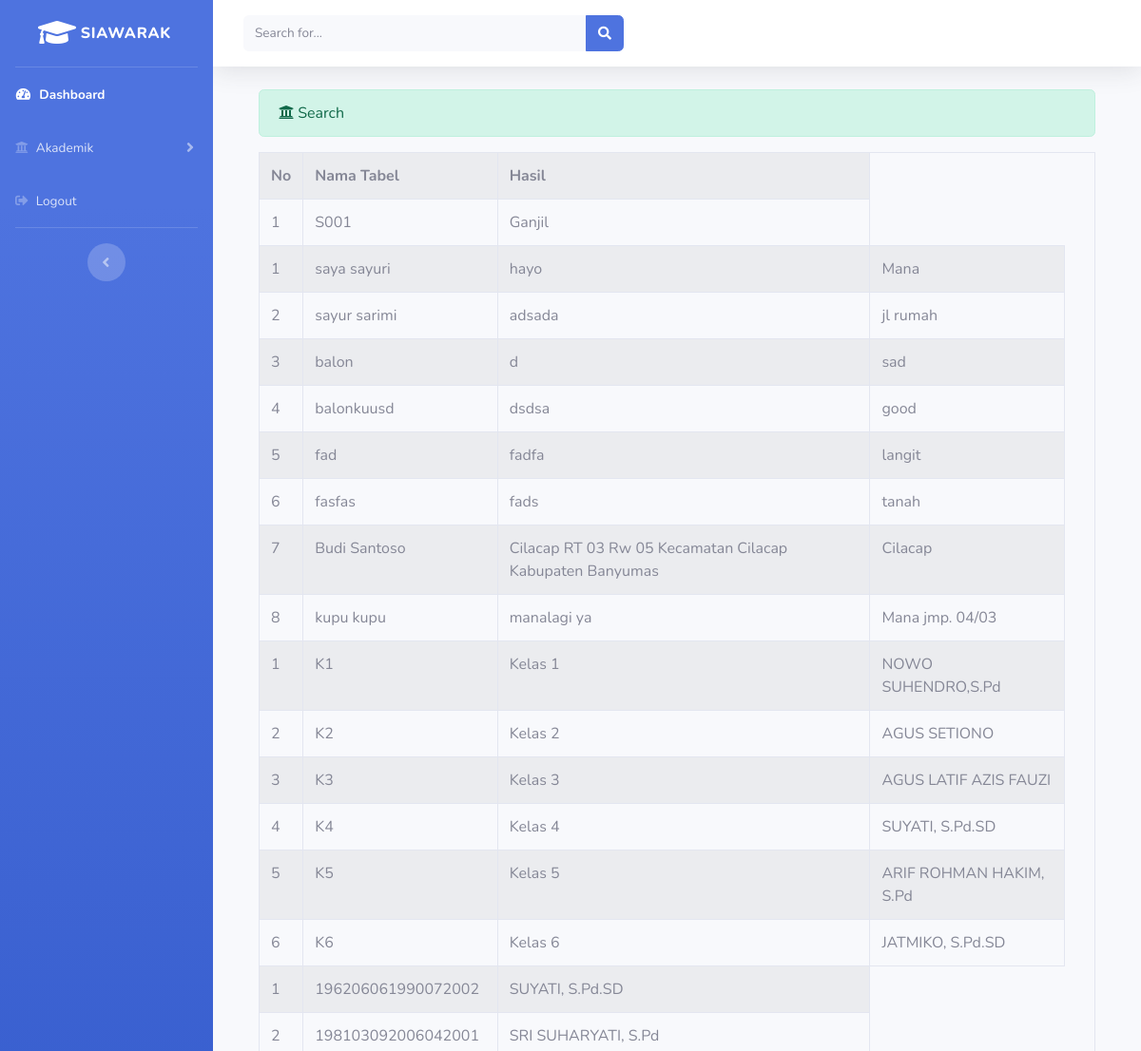
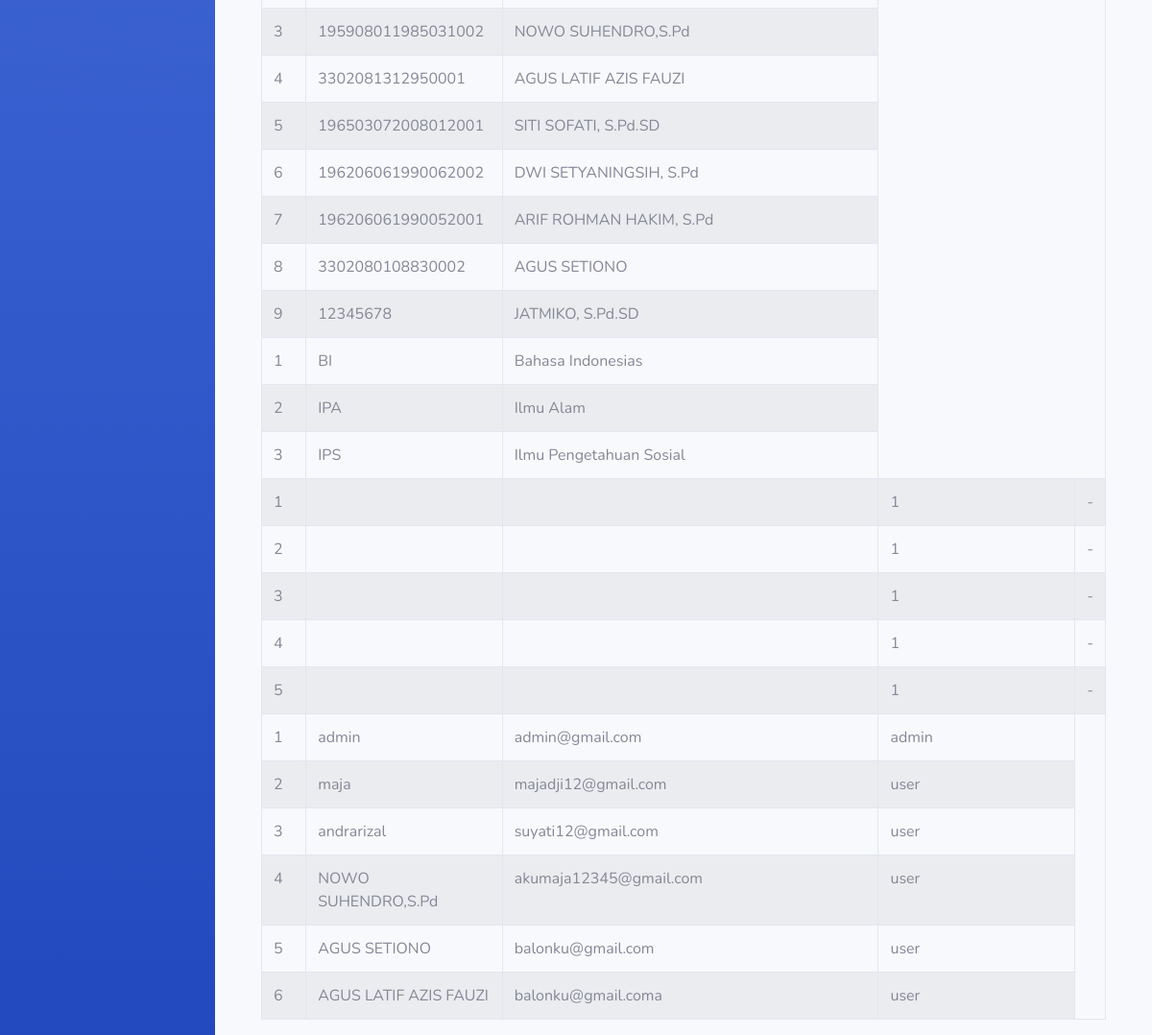
The app's page /index.php/administrator/search/search with its own data (2 pictures, top to bottom).
### tables this page shows
CREATE TABLE `semester` (
  `kode_semester` varchar(25) NOT NULL,
  `nama_semester` varchar(50) NOT NULL
);

CREATE TABLE `siswa` (
  `id` int(11) NOT NULL,
  `nis` int(11) NOT NULL,
  `nama_lengkap` varchar(120) NOT NULL,
  `alamat` varchar(255) NOT NULL,
  `telepon` varchar(20) NOT NULL,
  `tempat_lahir` varchar(120) NOT NULL,
  `tanggal_lahir` date NOT NULL,
  `jenis_kelamin` varchar(50) NOT NULL,
  `nama_kelas` varchar(120) NOT NULL,
  `photo` varchar(255) NOT NULL
);

CREATE TABLE `kelas` (
  `kode_kelas` varchar(3) NOT NULL,
  `nama_kelas` varchar(25) NOT NULL,
  `nama_wali` varchar(50) NOT NULL
);

CREATE TABLE `guru` (
  `id_guru` int(11) NOT NULL,
  `nip` varchar(255) NOT NULL,
  `nama_guru` varchar(50) NOT NULL,
  `alamat` varchar(255) NOT NULL,
  `jenis_kelamin` varchar(50) NOT NULL,
  `email` varchar(100) NOT NULL,
  `telp` varchar(50) NOT NULL,
  `photo` varchar(255) NOT NULL,
  `pengampu` varchar(50) NOT NULL
);

CREATE TABLE `mapel` (
  `kode_mapel` varchar(10) NOT NULL,
  `nama_mapel` varchar(100) NOT NULL
);

CREATE TABLE `jadwal` (
  `kode_mp` varchar(50) NOT NULL,
  `kode_kls` varchar(50) NOT NULL,
  `kode_smt` varchar(50) NOT NULL,
  `hari` varchar(50) NOT NULL,
  `waktu_awal` time NOT NULL,
  `waktu_akhir` time NOT NULL,
  `kode_jadwal` int(11) NOT NULL
);

CREATE TABLE `user` (
  `id` int(11) NOT NULL,
  `username` varchar(255) NOT NULL,
  `password` varchar(255) NOT NULL,
  `email` varchar(255) NOT NULL,
  `level` enum('admin','user') NOT NULL,
  `blokir` enum('N','Y') NOT NULL,
  `id_session` varchar(255) NOT NULL
);

### application/controllers/administrator/search.php (called while the page is built, shortened)
<?php
class Search extends CI_Controller
{
    public function __construct()
    {
        $this->load->model('jadwal_model');
        $this->load->model('kelas_model');
        $this->load->model('mapel_model');
        $this->load->model('guru_model');
        $this->load->model('semester_model');
        $this->load->model('user_model');
        $this->load->model('tahunakademik_model');
        $this->load->model('siswa_model');
    }
    public function search()
    {
        $keyword = $this->input->post('keyword');
        $data['jadwal'] = $this->jadwal_model->search($keyword);
        $data['kelas'] = $this->kelas_model->search($keyword);
        $data['mapel'] = $this->mapel_model->search($keyword);
        $data['guru'] = $this->guru_model->search($keyword);
        $data['semester'] = $this->semester_model->search($keyword);
        $data['user'] = $this->user_model->search($keyword);
        $data['tahunakademik'] = $this->tahunakademik_model->search($keyword);
        $data['siswa'] = $this->siswa_model->search($keyword);
        $this->load->view('admin/header');
        $this->load->view('admin/sidebar');
        $this->load->view('administrator/search', $data);
        $this->load->view('admin/footer');
    }
}

### index.php (called while the page is built, shortened)
<?php
require_once BASEPATH.'core/CodeIgniter.php';

### application/models/semester_model.php (called while the page is built, shortened)
<?php
class Semester_model extends CI_model{
    public function search($keyword)
    {
        $this->db->like('kode_semester',$keyword);
        $this->db->or_like('nama_semester',$keyword);
        return $this->db->get('semester')->result();
    }
}

### application/models/siswa_model.php (called while the page is built, shortened)
<?php
class Siswa_model extends CI_Model{
    public function search($keyword)
    {
        $this->db->like('nama_lengkap',$keyword);
        $this->db->or_like('nis',$keyword);
        $this->db->or_like('nama_kelas',$keyword);
        $this->db->or_like('alamat',$keyword);
        return $this->db->get('siswa')->result();
    }
}

### application/models/kelas_model.php (called while the page is built, shortened)
<?php
class Kelas_model extends CI_Model{
    public function search($keyword)
    {
        $this->db->like('nama_kelas',$keyword);
        $this->db->or_like('nama_wali',$keyword);
        $this->db->or_like('kode_kelas',$keyword);
        return $this->db->get('kelas')->result();
    }
 }

### application/models/guru_model.php (called while the page is built, shortened)
<?php
class Guru_model extends CI_Model
{
    public function search($keyword)
    {
        $this->db->like('nama_guru',$keyword);
        $this->db->or_like('nip',$keyword);
        $this->db->or_like('pengampu',$keyword);
        $this->db->or_like('alamat',$keyword);
        return $this->db->get('guru')->result();
    }
}

### application/models/mapel_model.php (called while the page is built, shortened)
<?php
class Mapel_model extends CI_model{
    public function search($keyword)
    {
        $this->db->like('nama_mapel',$keyword);
        $this->db->or_like('kode_mapel',$keyword);
        return $this->db->get('mapel')->result();
    }
}

### application/models/user_model.php (called while the page is built, shortened)
<?php
class User_model extends CI_Model{
    public function search($keyword)
    {
        $this->db->like('username',$keyword);
        $this->db->or_like('password',$keyword);
        $this->db->or_like('level',$keyword);
        return $this->db->get('user')->result();
    }
}

### application/views/administrator/search.php (the view, shortened to what this page needs)
<div class="container fluid">
    <div class="container-fluid">
        <div class="alert alert-success" role="alert">
        <i class="fas fa-university"></i> Search
    </div>
    <table class="table table-striped table-hover table-bordered">
        <tr>
                <th>No</th>
                <th>Nama Tabel</th>
                <th>Hasil</th>
        </tr>
        <?php
        $no = 1;
        foreach ($semester as $smt) : ?>
         <tr>
            <td width="20px"><?php echo $no++ ?></td>
            <td><?php echo $smt->kode_semester ?></td>
            <td><?php echo $smt->nama_semester ?></td>
         </tr>
        <?php endforeach; ?>
        <?php
        $no=1;
        foreach($siswa as $swa) : ?>
            <tr>
                <td><?php echo $no++ ?></td>
                <td><?php echo $swa->nama_lengkap ?></td>
                <td><?php echo $swa->alamat ?></td>
                <td><?php echo $swa->tempat_lahir?></td>
            </tr>
        <?php endforeach; ?>
      <?php
        $no = 1;
        foreach ($kelas as $kls) : ?>
         <tr>
            <td width="20px"><?php echo $no++ ?></td>
            <td><?php echo $kls->kode_kelas ?></td>
            <td><?php echo $kls->nama_kelas ?></td>
            <td><?php echo $kls->nama_wali ?></td>
         </tr>
        <?php endforeach; ?>
        <?php
        $no=1;
        foreach($guru as $gru) : ?>
            <tr>
                <td><?php echo $no++ ?></td>
                <td><?php echo $gru->nip ?></td>
                <td><?php echo $gru->nama_guru ?></td>
            </tr>
        <?php endforeach; ?>
        <?php
        $no=1;
        foreach($mapel as $mpl) : ?>
            <tr>
                <td><?php echo $no++ ?></td>
                <td><?php echo $mpl->kode_mapel ?></td>
                <td><?php echo $mpl->nama_mapel ?></td>
            </tr>
        <?php endforeach; ?>
        <?php
        $no = 1;
        foreach($jadwal as $jdw) : ?>
            <tr>
                <td width="20px"><?php echo $no++;  ?></td>
                <td><?php echo $jdw->nama_hari; ?></td>
                <td><?php echo $jdw->kode_mapel; ?></td>
                <td><?php echo $jdw>nama_mapel; ?></td>
                <td><?php echo $jdw->jam_keluar; ?>-<?php echo $jdw->jam_masuk; ?></td>
            </tr>
        <?php endforeach; ?>
        <?php
        $no = 1;
        foreach($user as $users) : ?>
            <tr>
                <td><?php echo $no++ ?></td>
                <td><?php echo $users->username ?></td>
                <td><?php echo $users->email ?></td>
                <td><?php echo $users->level ?></td>
            </tr>
        <?php endforeach; ?>
    </table>
</div>

### application/views/admin/header.php (shortened to what this page needs)
<!DOCTYPE html>
<html lang="en">
<head>
    <link href="<?php echo base_url() ?>assets/vendor/fontawesome-free/css/all.min.css" rel="stylesheet" type="text/css">
    <link href="<?php echo base_url() ?>assets/css/sb-admin-2.min.css" rel="stylesheet">
</head>

### application/views/admin/sidebar.php (shortened to what this page needs)
<body id="page-top">
<div id="wrapper">
    <ul class="navbar-nav bg-gradient-primary sidebar sidebar-dark accordion" id="accordionSidebar">
        <a class="sidebar-brand d-flex align-items-center justify-content-center" href="index.html">
            <div class="sidebar-brand-icon rotate-n-10">
                <i class="fa fa-graduation-cap"></i>
            </div>
            <div class="sidebar-brand-text mx-1">SIAwarak </sup></div>
        </a>
        <hr class="sidebar-divider my-0">
        <li class="nav-item active">
            <a class="nav-link" href="index.html">
                <i class="fas fa-fw fa-tachometer-alt"></i>
                <span>Dashboard</span></a>
        </li>
        <li class="nav-item">
            <a class="nav-link collapsed" href="#" data-toggle="collapse" data-target="#collapseTwo"
                aria-expanded="true" aria-controls="collapseTwo">
                <i class="fa fa-university"></i>
                <span title="Akademik">Akademik</span>
            </a>
        </li>
        <li class="nav-item">
            <a class="nav-link" href="" data-target="#logoutModal" data-toggle="modal">
                <i class="fas fa-sign-out-alt"></i>
                <span>Logout</span></a>
        </li>
        <hr class="sidebar-divider d-none d-md-block">
        <div class="text-center d-none d-md-inline">
            <button class="rounded-circle border-0" id="sidebarToggle"></button>
        </div>
    </ul>
    <div id="content-wrapper" class="d-flex flex-column">
        <div id="content">
            <nav class="navbar navbar-expand navbar-light bg-white topbar mb-4 static-top shadow">
                <form
                    method="post" action="<?php echo base_url('administrator/search/search')?>" n
                    class="d-none d-sm-inline-block form-inline mr-auto ml-md-3 my-2 my-md-0 mw-100 navbar-search">
                    <div class="input-group">
                        <input type="text" class="form-control bg-light border-0 small" placeholder="Search for..."
                            aria-label="Search" aria-describedby="basic-addon2" name="keyword">
                        <div class="input-group-append">
                            <button class="btn btn-primary" type="button">
                                <i class="fas fa-search fa-sm"></i>
                            </button>
                        </div>
                    </div>
                </form>
            </nav>

### application/views/admin/footer.php (shortened to what this page needs)
</body>
</html>

### records on screen
semester: kode_semester "S001", nama_semester "Ganjil"
siswa: nama_lengkap "saya sayuri", alamat "hayo", tempat_lahir "Mana"
siswa: nama_lengkap "sayur sarimi", alamat "adsada", tempat_lahir "jl rumah"
siswa: nama_lengkap "balon", alamat "d", tempat_lahir "sad"
siswa: nama_lengkap "balonkuusd", alamat "dsdsa", tempat_lahir "good"
siswa: nama_lengkap "fad", alamat "fadfa", tempat_lahir "langit"
siswa: nama_lengkap "fasfas", alamat "fads", tempat_lahir "tanah"
siswa: nama_lengkap "Budi Santoso", alamat "Cilacap RT 03 Rw 05 Kecamatan Cilacap Kabupaten Banyumas", tempat_lahir "Cilacap"
siswa: nama_lengkap "kupu kupu", alamat "manalagi ya", tempat_lahir "Mana jmp. 04/03"
kelas: kode_kelas "K1", nama_kelas "Kelas 1", nama_wali "NOWO SUHENDRO,S.Pd"
kelas: kode_kelas "K2", nama_kelas "Kelas 2", nama_wali "AGUS SETIONO"
kelas: kode_kelas "K3", nama_kelas "Kelas 3", nama_wali "AGUS LATIF AZIS FAUZI"
kelas: kode_kelas "K4", nama_kelas "Kelas 4", nama_wali "SUYATI, S.Pd.SD"
kelas: kode_kelas "K5", nama_kelas "Kelas 5", nama_wali "ARIF ROHMAN HAKIM, S.Pd"
kelas: kode_kelas "K6", nama_kelas "Kelas 6", nama_wali "JATMIKO, S.Pd.SD"
guru: nip "196206061990072002", nama_guru "SUYATI, S.Pd.SD"
guru: nip "198103092006042001", nama_guru "SRI SUHARYATI, S.Pd"
guru: nip "195908011985031002", nama_guru "NOWO SUHENDRO,S.Pd"
guru: nip "3302081312950001", nama_guru "AGUS LATIF AZIS FAUZI"
guru: nip "196503072008012001", nama_guru "SITI SOFATI, S.Pd.SD"
guru: nip "196206061990062002", nama_guru "DWI SETYANINGSIH, S.Pd"
guru: nip "196206061990052001", nama_guru "ARIF ROHMAN HAKIM, S.Pd"
guru: nip "3302080108830002", nama_guru "AGUS SETIONO"
guru: nip "12345678", nama_guru "JATMIKO, S.Pd.SD"
mapel: kode_mapel "BI", nama_mapel "Bahasa Indonesias"
mapel: kode_mapel "IPA", nama_mapel "Ilmu Alam"
mapel: kode_mapel "IPS", nama_mapel "Ilmu Pengetahuan Sosial"
jadwal: jdw "1"
jadwal: jdw "1"
jadwal: jdw "1"
jadwal: jdw "1"
jadwal: jdw "1"
user: username "admin", email "admin@gmail.com", level "admin"
user: username "maja", email "majadji12@gmail.com", level "user"
user: username "andrarizal", email "suyati12@gmail.com", level "user"
user: username "NOWO SUHENDRO,S.Pd", email "akumaja12345@gmail.com", level "user"
user: username "AGUS SETIONO", email "balonku@gmail.com", level "user"
user: username "AGUS LATIF AZIS FAUZI", email "balonku@gmail.coma", level "user"
